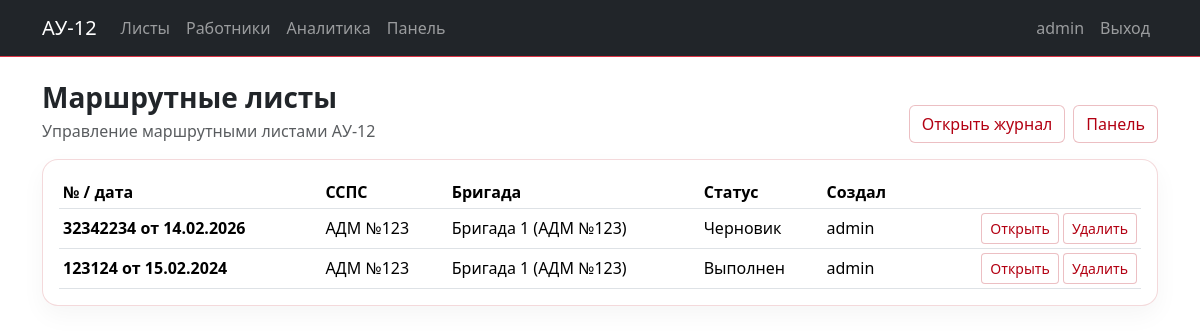
/panel/routesheets/ (signed in), run on the app's committed database.
### apps/accounts/models.py (models this page shows, shortened)
class User(AbstractUser):
    patronymic = models.CharField("Отчество", max_length=150, blank=True, default="")
    role = models.CharField("Должность", max_length=20, choices=Role.choices, default=Role.MACHINIST)
    station = models.ForeignKey(
        Station,
        verbose_name="Станция",
        on_delete=models.PROTECT,
        null=True,
        blank=True,
        related_name="users",
    )
    class Meta:
        verbose_name = "Пользователь"
        verbose_name_plural = "Пользователи"
    def __str__(self):
        fio = " ".join([self.last_name or "", self.first_name or "", self.patronymic or ""]).strip()
        return fio or self.username

### apps/routesheets/models.py (models this page shows, shortened)
class RouteSheetAU12(models.Model):
    number = models.CharField("Номер", max_length=50)
    date = models.DateField("Дата")
    railway_name = models.CharField("Наименование дороги", max_length=255, blank=True)
    enterprise = models.ForeignKey(
        Enterprise,
        verbose_name="Предприятие",
        on_delete=models.PROTECT,
        related_name="routesheets",
        null=True,
    )
    ssps_unit = models.ForeignKey(
        SSPSUnit,
        verbose_name="Единица ССПС",
        on_delete=models.PROTECT,
        related_name="au12_routesheets",
    )
    brigade = models.ForeignKey(
        Brigade,
        verbose_name="Бригада",
        on_delete=models.PROTECT,
        null=True,
        blank=True,
        related_name="routesheets",
    )
    status = models.CharField("Статус", max_length=20, choices=AU12Status.choices, default=AU12Status.DRAFT)
    step = models.CharField("Этап", max_length=20, choices=AU12Step.choices, default=AU12Step.MED_PRE)
    created_by = models.ForeignKey(
        settings.AUTH_USER_MODEL,
        verbose_name="Создал",
        on_delete=models.PROTECT,
        related_name="au12_created",
    )
    created_at = models.DateTimeField("Создано", auto_now_add=True)
    class Meta:
        verbose_name = "Маршрутный лист АУ-12"
        verbose_name_plural = "Маршрутные листы АУ-12"
        ordering = ["-date", "-id"]

### apps/directory/models.py (models this page shows)
class SSPSUnit(models.Model):
    owner = models.ForeignKey(Enterprise, verbose_name="Владелец (предприятие)", on_delete=models.PROTECT)
    type_name = models.CharField("Тип ССПС", max_length=120)
    number = models.CharField("Номер ССПС", max_length=50)
    max_people = models.PositiveIntegerField("Макс. число людей", default=0)
    class Meta:
        verbose_name = "Единица ССПС"
        verbose_name_plural = "Единицы ССПС"
        unique_together = [("type_name", "number")]
    def __str__(self):
        return f"{self.type_name} №{self.number}"

class Brigade(models.Model):
    name = models.CharField("Название бригады", max_length=255)
    ssps_unit = models.ForeignKey(SSPSUnit, verbose_name="Единица ССПС", on_delete=models.PROTECT, related_name="brigades")
    members = models.ManyToManyField(
        settings.AUTH_USER_MODEL,
        verbose_name="Состав бригады (работники)",
        related_name="brigades",
        blank=True
    )
    is_active = models.BooleanField("Активна", default=True)
    class Meta:
        verbose_name = "Бригада"
        verbose_name_plural = "Бригады"
        unique_together = [("name", "ssps_unit")]
    def __str__(self):
        return f"{self.name} ({self.ssps_unit})"

### apps/panel/views.py (the view)
# urls.py: path("routesheets/", views.RouteSheetList.as_view(), name='routesheet_list'),
class RouteSheetList(RoleRequiredMixin, ListView):
    allowed_roles = {Role.ADMIN}
    model = RouteSheetAU12
    template_name = "panel/list_routesheets.html"
    def get_queryset(self):
        return super().get_queryset().select_related("ssps_unit", "brigade", "created_by").order_by("-date", "-id")

### apps/accounts/permissions.py (called while the page is built)
    def dispatch(self, request, *args, **kwargs):
        if not request.user.is_authenticated:
            return super().dispatch(request, *args, **kwargs)
        if getattr(request.user, "is_superuser", False):
            return super().dispatch(request, *args, **kwargs)
        if self.allowed_roles and getattr(request.user, "role", None) not in self.allowed_roles:
            return HttpResponseForbidden("Недостаточно прав.")
        return super().dispatch(request, *args, **kwargs)

### apps/panel/templates/panel/list_routesheets.html
{% extends "base.html" %}
{% block content %}
<div class="d-flex align-items-end justify-content-between flex-wrap gap-2 mb-3">
  <div>
    <h3 class="section-title mb-1">Маршрутные листы</h3>
    <div class="text-muted">Управление маршрутными листами АУ-12</div>
  </div>
  <div class="d-flex gap-2">
    <a class="btn btn-ghost" href="{% url 'routesheets:au12_list' %}">Открыть журнал</a>
    <a class="btn btn-ghost" href="{% url 'panel:home' %}">Панель</a>
  </div>
</div>
<div class="card p-3">
  <div class="table-responsive">
    <table class="table table-sm align-middle mb-0">
      <thead>
        <tr>
          <th>№ / дата</th>
          <th>ССПС</th>
          <th>Бригада</th>
          <th>Статус</th>
          <th>Создал</th>
          <th></th>
        </tr>
      </thead>
      <tbody>
      {% for obj in object_list %}
        <tr>
          <td class="fw-semibold">{{ obj.number }} от {{ obj.date|date:"d.m.Y" }}</td>
          <td>{{ obj.ssps_unit }}</td>
          <td>{{ obj.brigade|default:"—" }}</td>
          <td>{{ obj.get_status_display }}</td>
          <td>{{ obj.created_by }}</td>
          <td class="text-end">
            <a class="btn btn-ghost btn-sm" href="{% url 'routesheets:au12_detail' obj.id %}">Открыть</a>
            <a class="btn btn-ghost btn-sm" href="{% url 'panel:routesheet_delete' obj.id %}">Удалить</a>
          </td>
        </tr>
      {% empty %}
        <tr><td colspan="6" class="text-muted">Нет данных</td></tr>
      {% endfor %}
      </tbody>
    </table>
  </div>
</div>
{% endblock %}

### apps/accounts/templates/base.html (shortened to what this page needs)
<!doctype html>
<html lang="ru">
<head>
  <link href="https://cdn.jsdelivr.net/npm/bootstrap@5.3.3/dist/css/bootstrap.min.css" rel="stylesheet">
  <link href="/static/css/style.css" rel="stylesheet">
</head>
<body>
<nav class="navbar navbar-expand-lg navbar-dark bg-dark border-bottom border-danger">
  <div class="container">
    <a class="navbar-brand" href="{% url 'routesheets:au12_list' %}">АУ-12</a>
    <div class="collapse navbar-collapse" id="nav">
      <ul class="navbar-nav me-auto">
        <li class="nav-item"><a class="nav-link" href="{% url 'routesheets:au12_list' %}">Листы</a></li>
        <li class="nav-item"><a class="nav-link" href="{% url 'accounts:worker_list' %}">Работники</a></li>
        <li class="nav-item"><a class="nav-link" href="{% url 'routesheets:analytics_fuel' %}">Аналитика</a></li>
        {% if user.is_authenticated and user.is_superuser %}
          <li class="nav-item"><a class="nav-link" href="{% url 'panel:home' %}">Панель</a></li>
        {% endif %}
      </ul>
      <ul class="navbar-nav">
        {% if user.is_authenticated %}
          <li class="nav-item"><a class="nav-link">{{ user.username }}</a></li>
          <li class="nav-item"><a class="nav-link" href="{% url 'accounts:logout' %}">Выход</a></li>
        {% else %}
          <li class="nav-item"><a class="nav-link" href="{% url 'accounts:login' %}">Вход</a></li>
        {% endif %}
      </ul>
    </div>
  </div>
</nav>
<main class="container py-4">
  {% block content %}{% endblock %}
</main>
</body>
</html>

### static/css/style.css (style rules this page uses)
:root { --brand:#b30012; --brand2:#7a000c; }
.section-title { font-weight:700; }
.btn-ghost { border:1px solid rgba(179,0,18,.25); color:var(--brand); background:#fff; }
.card { border:1px solid rgba(179,0,18,.15); border-radius:16px; box-shadow:0 10px 25px rgba(0,0,0,.04); }

### data on the page
User: username "admin"
RouteSheetAU12: number "32342234", date "14.02.2026", ssps_unit "АДМ №123", brigade "Бригада 1 (АДМ №123)", status "Черновик", created_by "admin"
RouteSheetAU12: number "123124", date "15.02.2024", ssps_unit "АДМ №123", brigade "Бригада 1 (АДМ №123)", status "Выполнен", created_by "admin"
